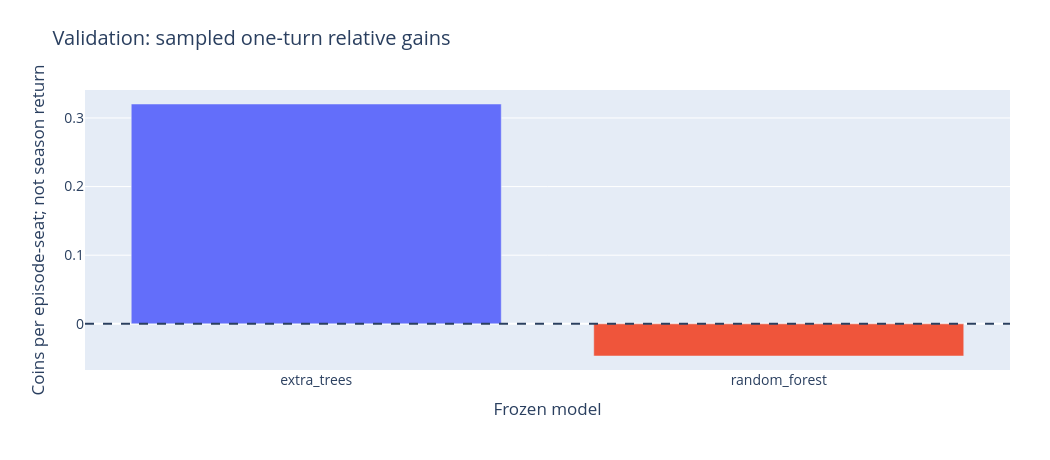

The notebook cell this image was saved under:
### Markdown cell above
## Checkpoint-preserving recovery
The preceding run stopped before fitting after 319 episode receipts were written. The frozen data selection and thresholds are unchanged. Successful episode bodies can be adopted only after source-contract and checksum validation. A training-only action-opportunity check now runs before further reconstruction or fitting. If it is too weak, the direction ends without training.

A remaining 38-coin discrepancy is not ignored, tolerated, or used to tune a model. For a viable training opportunity, a causal reconstruction of private inventory insertion order must reproduce every cash and private-quantity transition in the offending episode. Only a demonstrated order-loss mechanism can enable resumption. An unresolved discrepancy stops training and preserves a structured, order-preserving diagnostic capsule. This mechanism was tested on controlled fixtures; the failed public episode is not described as repaired before its own audit passes.

## Learning and selection
Two fixed multioutput forests predict own-cash and relative-cash changes. They use 96 trees, maximum depth 8, and minimum leaf size 20. Training weights balance episode contributions. Only validation can choose the model; thresholds are fixed prospectively. Test labels are evaluated after the selected model/export hashes are locked. The policy changes an action only when predicted own gain is at least 1 coin and relative gain at least 5 coins.

The training-only hindsight opportunity gate must exceed 25 sampled coins per episode-seat before either fit. A validation/test pass requires positive episode-bootstrap lower bounds, at least 20 episodes and 10 changed episodes, at least 5 sampled relative coins per episode-seat, and at most 25% harmful changed decisions. These gates justify a fresh-game test, not deployment. Forest export parity is checked before any match.

### Code cell
fig=go.Figure()
l=DATA.get("learning",{})
for name,r in l.get("validation",{}).items():
    fig.add_bar(name=name,x=[name],y=[r["mean_sampled_relative_gain_per_episode_seat"]])
fig.add_hline(y=0,line_dash="dash")
fig.update_layout(title="Validation: sampled one-turn relative gains",xaxis_title="Frozen model",yaxis_title="Coins per episode-seat; not season return",showlegend=False)
show(fig)
print("Learning status:",l.get("status","not started"))

### Figure 1 — Plotly figure (JSON) as saved in the notebook; plotly's stock layout.template omitted (floating-point values rounded to 4 significant figures)
{"data": [{"name": "extra_trees", "type": "bar", "x": ["extra_trees"], "y": [0.3203]}, {"name": "random_forest", "type": "bar", "x": ["random_forest"], "y": [-0.04688]}], "layout": {"font": {"size": 14}, "height": 460, "margin": {"b": 90, "l": 85, "r": 40, "t": 90}, "shapes": [{"line": {"dash": "dash"}, "type": "line", "x0": 0, "x1": 1, "xref": "x domain", "y0": 0, "y1": 0, "yref": "y"}], "showlegend": false, "title": {"text": "Validation: sampled one-turn relative gains"}, "width": 1050, "xaxis": {"title": {"text": "Frozen model"}}, "yaxis": {"title": {"text": "Coins per episode-seat; not season return"}}}}
